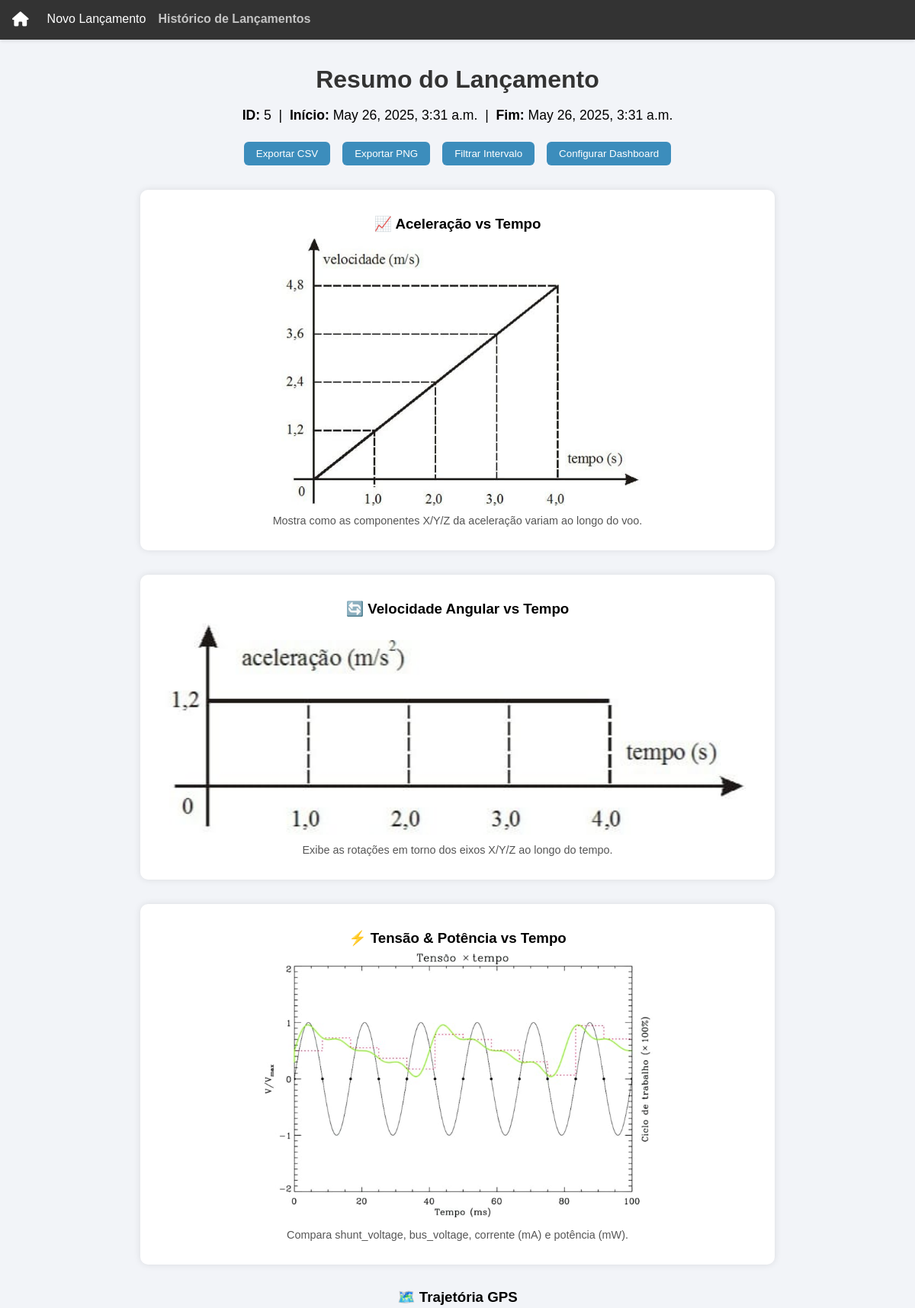
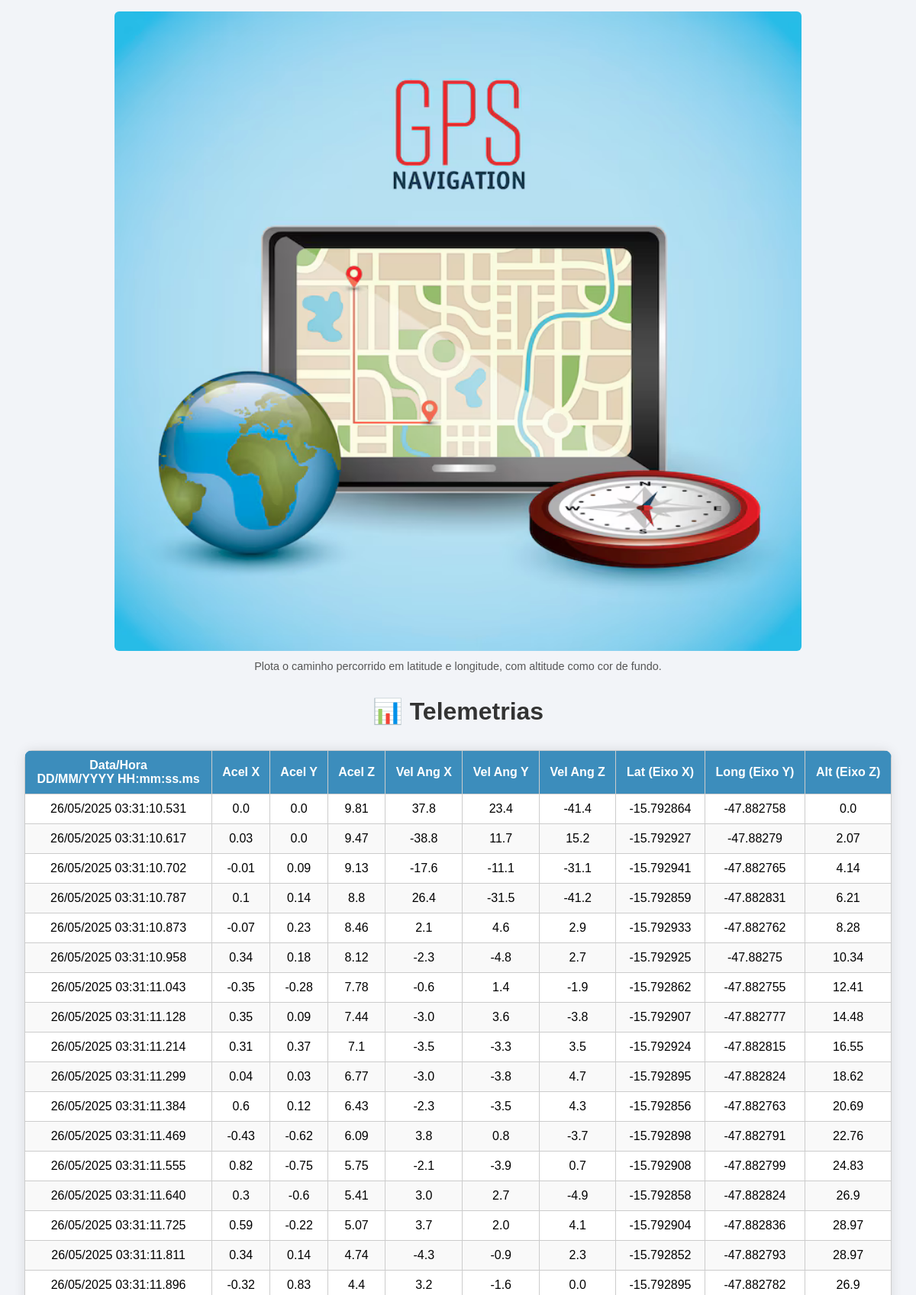
The app's page /oldlaunches/5/ (upper part) with its own data (2 pictures, top to bottom).
### core/models.py (models this page shows, shortened)
class Lancamento(models.Model):
    id_lancamento = models.AutoField(primary_key=True)
    data_hora_inicio = models.DateTimeField()
    data_hora_fim = models.DateTimeField()
    volume_agua = models.FloatField(default=750.0, verbose_name="Volume de Água (mL)")
    angulo = models.FloatField(default=45.0, verbose_name="Ângulo (graus)")
    pressao_lancamento = models.FloatField(default=53.03, verbose_name="Pressão Recomendada (PSI)")
    DISTANCIA_CHOICES = [
        (10.0, '10 m'),
        (20.0, '20 m'),
        (30.0, '30 m'),
    ]
    distancia_alvo = models.FloatField(choices=DISTANCIA_CHOICES, default=10.0, verbose_name="Distância Alvo")

class Telemetria(models.Model):
    lancamento = models.ForeignKey(
        Lancamento,
        on_delete=models.CASCADE,
        related_name='telemetrias'
    )
    data_hora = models.DateTimeField()
    aceleracao_x = models.FloatField()
    aceleracao_y = models.FloatField()
    aceleracao_z = models.FloatField()
    vel_angular_x = models.FloatField()
    vel_angular_y = models.FloatField()
    vel_angular_z = models.FloatField()
    latitude = models.FloatField(null=True, blank=True)
    longitude = models.FloatField(null=True, blank=True)
    altitude = models.FloatField(null=True, blank=True)
    vel_sob_solo = models.FloatField(null=True, blank=True)
    shunt_voltage = models.FloatField(null=True, blank=True)
    bus_voltage = models.FloatField(null=True, blank=True)
    current_mA = models.FloatField(null=True, blank=True)
    power_mW = models.FloatField(null=True, blank=True)
    class Meta:
        ordering = ['data_hora']

### core/views.py (the view)
# urls.py: path('oldlaunches/<int:pk>/', views.detalhe_lancamento, name='oldlaunch-detail'),
def detalhe_lancamento(request, pk):
    lancamento = get_object_or_404(Lancamento, pk=pk)
    telemetrias = lancamento.telemetrias.all()
    return render(request, 'oldlaunches/detail.html', {
        'lancamento': lancamento,
        'telemetrias': telemetrias
    })

### core/templates/oldlaunches/detail.html (shortened to what this page needs)
{% extends 'core/base.html' %}
{% load static %}
{% block content %}
<h1 class="titulo">Resumo do Lançamento</h1>
<p class="launch-summary">
    <strong>ID:</strong> {{ lancamento.id_lancamento }} &nbsp;|&nbsp;
    <strong>Início:</strong> {{ lancamento.data_hora_inicio }} &nbsp;|&nbsp;
    <strong>Fim:</strong> {{ lancamento.data_hora_fim }}
</p>
<div class="actions">
    <button>Exportar CSV</button>
    <button>Exportar PNG</button>
    <button>Filtrar Intervalo</button>
    <button>Configurar Dashboard</button>
</div>
<section class="card-column">
    <div class="card">
        <h3>📈 Aceleração vs Tempo</h3>
        <img src="{% static 'img/acc-time.png' %}" alt="Gráfico de Aceleração">
        <p class="legend">Mostra como as componentes X/Y/Z da aceleração variam ao longo do voo.</p>
    </div>
    <div class="card">
        <h3>🔄 Velocidade Angular vs Tempo</h3>
        <img src="{% static 'img/angvel-time.png' %}" alt="Gráfico de Velocidade Angular">
        <p class="legend">Exibe as rotações em torno dos eixos X/Y/Z ao longo do tempo.</p>
    </div>
    <div class="card">
        <h3>⚡ Tensão & Potência vs Tempo</h3>
        <img src="{% static 'img/volt-power.png' %}" alt="Gráfico de Tensão e Potência">
        <p class="legend">Compara shunt_voltage, bus_voltage, corrente (mA) e potência (mW).</p>
    </div>
</section>
<section class="gps-section">
    <h3>🗺️ Trajetória GPS</h3>
    <img src="{% static 'img/gps-path.png' %}" alt="Gráfico de Trajetória GPS">
    <p class="legend">Plota o caminho percorrido em latitude e longitude, com altitude como cor de fundo.</p>
</section>
<h2 class="titulo">📊 Telemetrias</h2>
<div class="tabela-container">
    <table class="tabela-telemetria">
        <thead>
            <tr>
                <th>
                    Data/Hora
                    <br>
                    <span class="subtitulo">DD/MM/YYYY HH:mm:ss.ms</span>
                </th>
                <th>Acel X</th><th>Acel Y</th><th>Acel Z</th>
                <th>Vel Ang X</th><th>Vel Ang Y</th><th>Vel Ang Z</th>
                <th>Lat (Eixo X)</th><th>Long (Eixo Y)</th><th>Alt (Eixo Z)</th>
            </tr>
        </thead>
        <tbody>
            {% for t in telemetrias %}
            <tr>
                {% with full=t.data_hora|date:"d/m/Y H:i:s.u" %}
                    <td>{{ full|slice:":-3" }}</td>
                {% endwith %}
                <td>{{ t.aceleracao_x }}</td><td>{{ t.aceleracao_y }}</td><td>{{ t.aceleracao_z }}</td>
                <td>{{ t.vel_angular_x }}</td><td>{{ t.vel_angular_y }}</td><td>{{ t.vel_angular_z }}</td>
                <td>{{ t.latitude }}</td><td>{{ t.longitude }}</td><td>{{ t.altitude }}</td>
            </tr>
            {% endfor %}
        </tbody>
    </table>
</div>
{% endblock %}

### core/static/core/css/base.css (style rules this page uses)
body { margin: 0; font-family: sans-serif; }

### core/static/core/css/details.css (style rules this page uses)
body { font-family: Arial, sans-serif; background-color: #f2f4f8; margin: 0; padding: 0; }
.titulo { text-align: center; font-size: 2rem; margin: 1rem 0; color: #333; }
.launch-summary { text-align: center; font-size: 1.1rem; margin-bottom: 1.5rem; }
.actions { display: flex; justify-content: center; gap: 1rem; margin-bottom: 2rem; }
.actions button { padding: 0.5rem 1rem; background-color: #3c8dbc; color: white; border: none; border-radius: 6px; cursor: pointer; transition: background-color 0.3s; }
.card-column { display: flex; flex-direction: column; align-items: center; gap: 2rem; padding: 0 2rem; margin-bottom: 2rem; }
.card { background-color: white; padding: 1rem; border-radius: 10px; box-shadow: 0 0 10px rgba(0, 0, 0, 0.1); text-align: center; width: 100%; max-width: 800px; }
.card img { width: 100%; max-height: 350px; object-fit: contain; border-radius: 6px; }
.card h3 { margin-bottom: 0.5rem; }
.gps-section { text-align: center; margin: 2rem auto; max-width: 900px; padding: 0 2rem; }
.gps-section img { width: 100%; border-radius: 6px; }
.legend { font-size: 0.9rem; color: #555; margin-top: 0.5rem; }
.tabela-container { display: flex; justify-content: center; padding: 1rem 2rem 3rem; }
.tabela-telemetria { width: 100%; max-width: 1200px; margin: 0 auto; border-collapse: collapse; background-color: white; border-radius: 10px; overflow: hidden; box-shadow: 0 0 15px rgba(0,0,0,0.1); }
.tabela-telemetria thead { background-color: #3c8dbc; color: white; }
.tabela-telemetria th, .tabela-telemetria td { padding: 10px 12px; text-align: center; border: 1px solid #ccc; }
.tabela-telemetria tbody tr:nth-child(even) { background-color: #f9f9f9; }

### records on screen
Lancamento: id_lancamento "5", data_hora_inicio "May 26, 2025, 3:31 a.m.", data_hora_fim "May 26, 2025, 3:31 a.m."
Telemetria: value "26/05/2025 03:31:10.531", aceleracao_x "0.0", aceleracao_y "0.0", aceleracao_z "9.81", vel_angular_x "37.8", vel_angular_y "23.4", vel_angular_z "-41.4", latitude "-15.792864", longitude "-47.882758", altitude "0.0"
Telemetria: value "26/05/2025 03:31:10.617", aceleracao_x "0.03", aceleracao_y "0.0", aceleracao_z "9.47", vel_angular_x "-38.8", vel_angular_y "11.7", vel_angular_z "15.2", latitude "-15.792927", longitude "-47.88279", altitude "2.07"
Telemetria: value "26/05/2025 03:31:10.702", aceleracao_x "-0.01", aceleracao_y "0.09", aceleracao_z "9.13", vel_angular_x "-17.6", vel_angular_y "-11.1", vel_angular_z "-31.1", latitude "-15.792941", longitude "-47.882765", altitude "4.14"
Telemetria: value "26/05/2025 03:31:10.787", aceleracao_x "0.1", aceleracao_y "0.14", aceleracao_z "8.8", vel_angular_x "26.4", vel_angular_y "-31.5", vel_angular_z "-41.2", latitude "-15.792859", longitude "-47.882831", altitude "6.21"
Telemetria: value "26/05/2025 03:31:10.873", aceleracao_x "-0.07", aceleracao_y "0.23", aceleracao_z "8.46", vel_angular_x "2.1", vel_angular_y "4.6", vel_angular_z "2.9", latitude "-15.792933", longitude "-47.882762", altitude "8.28"
Telemetria: value "26/05/2025 03:31:10.958", aceleracao_x "0.34", aceleracao_y "0.18", aceleracao_z "8.12", vel_angular_x "-2.3", vel_angular_y "-4.8", vel_angular_z "2.7", latitude "-15.792925", longitude "-47.88275", altitude "10.34"
Telemetria: value "26/05/2025 03:31:11.043", aceleracao_x "-0.35", aceleracao_y "-0.28", aceleracao_z "7.78", vel_angular_x "-0.6", vel_angular_y "1.4", vel_angular_z "-1.9", latitude "-15.792862", longitude "-47.882755", altitude "12.41"
Telemetria: value "26/05/2025 03:31:11.128", aceleracao_x "0.35", aceleracao_y "0.09", aceleracao_z "7.44", vel_angular_x "-3.0", vel_angular_y "3.6", vel_angular_z "-3.8", latitude "-15.792907", longitude "-47.882777", altitude "14.48"
Telemetria: value "26/05/2025 03:31:11.214", aceleracao_x "0.31", aceleracao_y "0.37", aceleracao_z "7.1", vel_angular_x "-3.5", vel_angular_y "-3.3", vel_angular_z "3.5", latitude "-15.792924", longitude "-47.882815", altitude "16.55"
Telemetria: value "26/05/2025 03:31:11.299", aceleracao_x "0.04", aceleracao_y "0.03", aceleracao_z "6.77", vel_angular_x "-3.0", vel_angular_y "-3.8", vel_angular_z "4.7", latitude "-15.792895", longitude "-47.882824", altitude "18.62"
Telemetria: value "26/05/2025 03:31:11.384", aceleracao_x "0.6", aceleracao_y "0.12", aceleracao_z "6.43", vel_angular_x "-2.3", vel_angular_y "-3.5", vel_angular_z "4.3", latitude "-15.792856", longitude "-47.882763", altitude "20.69"
Telemetria: value "26/05/2025 03:31:11.469", aceleracao_x "-0.43", aceleracao_y "-0.62", aceleracao_z "6.09", vel_angular_x "3.8", vel_angular_y "0.8", vel_angular_z "-3.7", latitude "-15.792898", longitude "-47.882791", altitude "22.76"
Telemetria: value "26/05/2025 03:31:11.555", aceleracao_x "0.82", aceleracao_y "-0.75", aceleracao_z "5.75", vel_angular_x "-2.1", vel_angular_y "-3.9", vel_angular_z "0.7", latitude "-15.792908", longitude "-47.882799", altitude "24.83"
Telemetria: value "26/05/2025 03:31:11.640", aceleracao_x "0.3", aceleracao_y "-0.6", aceleracao_z "5.41", vel_angular_x "3.0", vel_angular_y "2.7", vel_angular_z "-4.9", latitude "-15.792858", longitude "-47.882824", altitude "26.9"
Telemetria: value "26/05/2025 03:31:11.725", aceleracao_x "0.59", aceleracao_y "-0.22", aceleracao_z "5.07", vel_angular_x "3.7", vel_angular_y "2.0", vel_angular_z "4.1", latitude "-15.792904", longitude "-47.882836", altitude "28.97"
Telemetria: value "26/05/2025 03:31:11.811", aceleracao_x "0.34", aceleracao_y "0.14", aceleracao_z "4.74", vel_angular_x "-4.3", vel_angular_y "-0.9", vel_angular_z "2.3", latitude "-15.792852", longitude "-47.882793", altitude "28.97"
Telemetria: value "26/05/2025 03:31:11.896", aceleracao_x "-0.32", aceleracao_y "0.83", aceleracao_z "4.4", vel_angular_x "3.2", vel_angular_y "-1.6", vel_angular_z "0.0", latitude "-15.792895", longitude "-47.882782", altitude "26.9"
